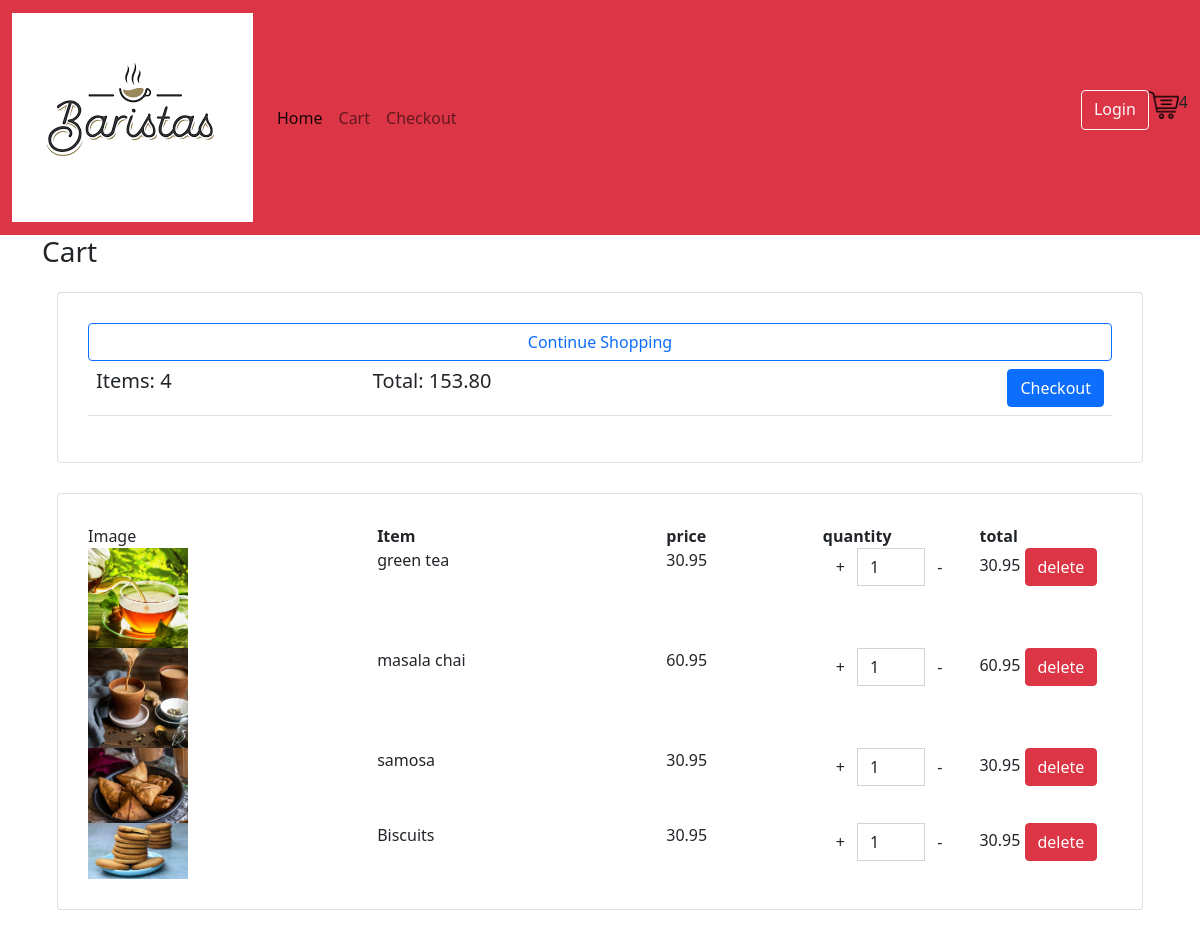
The app's page /cart/ (signed in) with its own data.
### myapp/models.py (models this page shows, shortened)
class Order(models.Model):
    customer = models.ForeignKey(Customer, on_delete=models.SET_NULL, null=True, blank=True)
    date_ordered = models.DateTimeField(auto_now_add = True)
    complete = models.BooleanField(default = False)
    transaction_id = models.CharField(max_length=100, null=True)
    @property
    def get_cart_total(self):
        orderitems = self.orderitem_set.all()
        total = sum([item.get_total for item in orderitems])
        return total
    @property
    def get_cart_items(self):
        orderitems = self.orderitem_set.all()
        total = sum([item.quantity for item in orderitems])
        return total

class OrderItem(models.Model):
    coffee = models.ForeignKey(Coffee, on_delete = models.SET_NULL, null=True)
    order = models.ForeignKey(Order, on_delete=models.SET_NULL, null=True)
    quantity = models.IntegerField(default=0 , null=True, blank=True)
    date_added= models.DateTimeField( auto_now_add=True)
    @property
    def get_total(self):
        total = self.coffee.price * self.quantity
        return total

class Coffee(models.Model):
    name = models.CharField(max_length=100)
    price = models.DecimalField(max_digits=5, decimal_places=2)
    image = models.CharField(max_length=250)

### myapp/views.py (the view)
# urls.py: path("cart/", views.cart, name="cart" ),
def cart(request):
    if request.user.is_authenticated:
        customer = request.user.customer
        order, created = Order.objects.get_or_create( customer = customer, complete= False)
        items = order.orderitem_set.all()
        cartItems = order.get_cart_items
    else:
        items = []
        order = { 'get_cart_total': 0 , 'get_cart_items':0}
        cartItems = order[ 'get_cart_items' ]
    context = {'items' : items, 'order': order, 'cartItems' : cartItems }
    return render(request,"cart.html", context )

### myapp/templates/cart.html (shortened to what this page needs)
{% extends 'base.html' %}
{% block content %}
{% load static %}
<h3>Cart</h3>
<div class="row">
    <div class="col-lg-12">
        <div class="card" style=" padding: 30px; margin: 15px;">
           <a class="btn btn-outline-primary" href="{% url 'store' %}">Continue Shopping</a>
           <table class="table">
            <tr>
                <th><h5>Items: {{order.get_cart_items}}</h5></th>
                <th><h5>Total: {{order.get_cart_total}}</h5></th>
                <th>
                    <a class="btn btn-primary" href="{% url 'checkout' %}" style="float:right;">Checkout</a>
                </th>
            </tr>
           </table>
        </div>
    </div>
    <div class="col-lg-12">
        <div class="card" style=" padding: 30px; margin: 15px;">
       <div class="row" style="display:flex;">
        <div style="flex:2">Image</div>
        <div style="flex:2"><b>Item</b></div>
        <div style="flex:1"><b>price</b></div>
        <div style="flex:1"><b>quantity</b></div>
        <div style="flex:1"><b>total</b></div>
       </div>
       {% for item in items %}
        <div class="row" style="display:flex;">
          <div style="flex:2"><img class="img-fluid " src="{{item.coffee.image}}"height="100px" width="100px" alt="Card image"></div>
          <div style="flex:2">{{item.coffee.name}}</div>
          <div style="flex:1">{{item.coffee.price}}</div>
          <div style="flex:1">
            <div class="input-group">
                <span class="input-group-btn"><button class="btn btn-default value-control update-cart" data-coffee-id="{{ item.coffee.id }}" data-action="add" data-product = "{{item.coffee.id}}">+</button></span>
                <input type="text" value="{{item.quantity}}" class="form-control" id="font-size" />
                <span class="input-group-btn"><button class="btn btn-default value-control update-cart"  data-coffee-id="{{ item.coffee.id }}" data-action="remove" data-product = "{{item.coffee.id}}">-</button></span>
              </div>
            </div>
          <div style="flex:1">{{item.get_total}}
            <button class="btn btn-danger update-cart" data-action="remove" data-coffee-id="{{ item.coffee.id }}" data-product = "{{item.coffee.id}}">delete</button>
          </div>
         </div>
         {% endfor %}
          </div>
    </div>
</div>
{% endblock %}

### records on screen
Order: get_cart_items "4", get_cart_total "153.80"
OrderItem: coffee.image (picture), coffee.name "green tea", coffee.price "30.95", quantity "1", get_total "30.95"
OrderItem: coffee.image (picture), coffee.name "masala chai", coffee.price "60.95", quantity "1", get_total "60.95"
OrderItem: coffee.image (picture), coffee.name "samosa", coffee.price "30.95", quantity "1", get_total "30.95"
OrderItem: coffee.image (picture), coffee.name "Biscuits", coffee.price "30.95", quantity "1", get_total "30.95"

### other values on screen
{{ cartItems }} "4"
